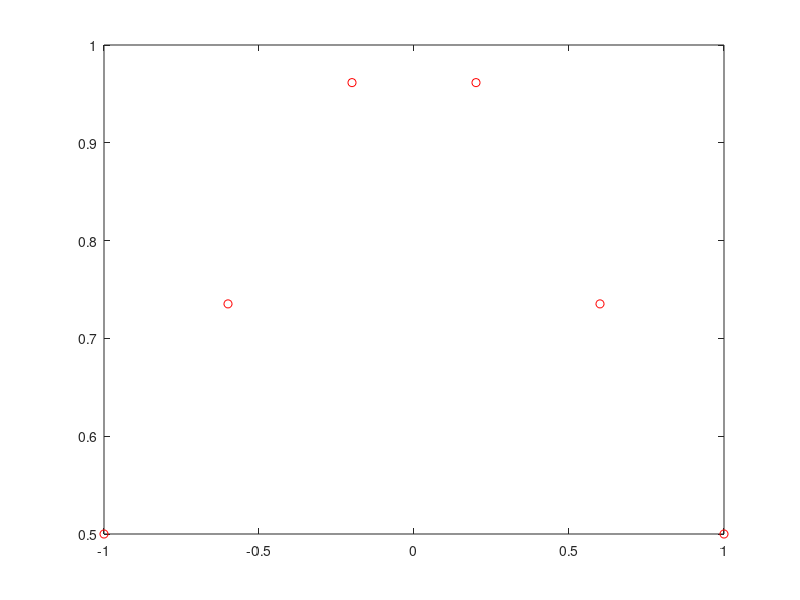

Reproduce this figure in MATLAB. (Note: this script raises an error after producing the figure.)
%generate sample points
a=[5 10 20 40];
for j=1:length(a)
n=a(j);
h=2/n;
xi=-1:h:1;
yi=(1./(1+xi.^2));
plot(xi,yi,'ro')
hold on
x=-1:0.01:1;
pn=Naive_poly_interpolation(xi,yi,x);
plot(x,pn,'k','linewidth',3)
norm(pn-(1./(1+x.^2)))
pn=Lagrange_poly_interpolation(xi,yi,x);
plot(x,pn,'y','linewidth',3)
norm(pn-(1./(1+x.^2)))
end